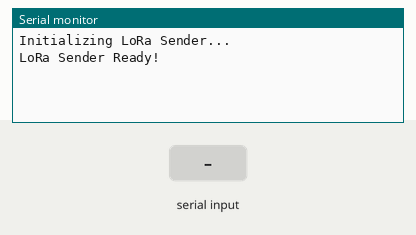
Recording of a sketch running on a simulated ESP32. On the bench: the last lines printed to the serial monitor. The test bench sets the inputs (shaded band). No radio packets arrive unless stated.

Above: at 1.2 s.
1.3 s: "1\n" received over the second serial link
At 2.3 s:
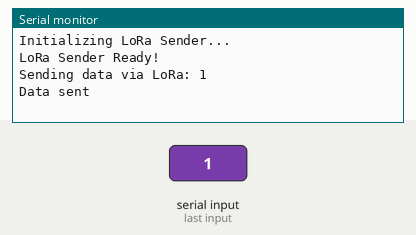
2.8 s: "0\n" received over the second serial link
At 3.3 s:
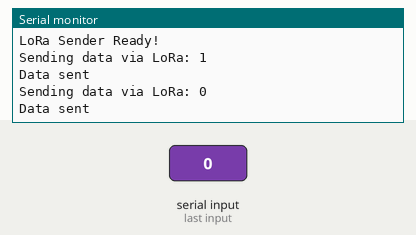
4.3 s: "2\n" received over the second serial link
At 5.5 s:
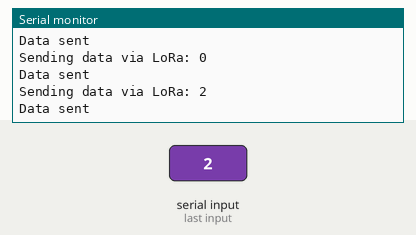

Measured:
- after the input at 1.3 s, the serial monitor: prints a new line at once (image 1)
- after the input at 2.8 s, the serial monitor: prints a new line after 0.08 s (image 2)
- after the input at 4.3 s, the serial monitor: prints a new line after 0.05 s (image 3)

The sketch:

SENDER.ino
```cpp
#include <SPI.h>
#include <LoRa.h>

#define SS 15
#define RST 0
#define DIO0 27

HardwareSerial sensorSerial(2);  // UART2 (RX16, TX17)

void setup() {
  Serial.begin(115200);
  sensorSerial.begin(115200, SERIAL_8N1, 16, 17);  // UART2 pins

  SPI.begin(14, 12, 13, SS);
  LoRa.setPins(SS, RST, DIO0);

  Serial.println("Initializing LoRa Sender...");

  if (!LoRa.begin(900E6)) {
    Serial.println("LoRa init failed!");
    while (true);
  }

  LoRa.setSpreadingFactor(10);
  LoRa.setSyncWord(0xF3);
  LoRa.enableCrc();

  Serial.println("LoRa Sender Ready!");
}

void loop() {
  if (sensorSerial.available()) {
    String jsonData = sensorSerial.readStringUntil('\n');
    jsonData.trim();

    if (jsonData.length() > 0) {
      Serial.println("Sending data via LoRa: " + jsonData);
      LoRa.beginPacket();
      LoRa.print(jsonData);
      LoRa.endPacket();
      Serial.println("Data sent");
    }
  }
  delay(100);
}
```
